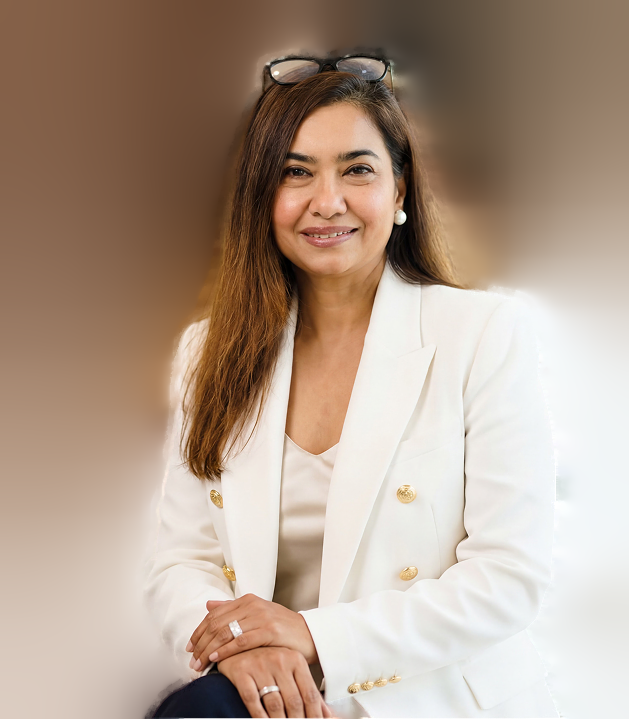
#> input picture mobile/assets/images/dr-ruby-cutout.png, 629 x 719 px
$ python -i face_image_filter.py   (imports and definitions only)
#> lines starting #> are read from the running program, lines starting #| are printed output that depends on the picture
#!/usr/bin/env python3
"""Detect, validate, and crop face portraits for annotator training images."""

from __future__ import annotations

import json
import sys
from pathlib import Path

import cv2
import numpy as np

MIN_FACE_AREA_RATIO = 0.035
MAX_FACE_AREA_RATIO = 0.92
MAX_FACE_CENTER_Y_RATIO = 0.72
MIN_CROPPED_FACE_RATIO = 0.18
PADDING_X = 0.45
PADDING_TOP = 0.55
PADDING_BOTTOM = 0.35


def _load_cascades() -> tuple[cv2.CascadeClassifier, cv2.CascadeClassifier]:
    frontal = cv2.CascadeClassifier(
        cv2.data.haarcascades + "haarcascade_frontalface_default.xml"
    )
    profile = cv2.CascadeClassifier(
        cv2.data.haarcascades + "haarcascade_profileface.xml"
    )
    return frontal, profile


def _detect_faces(gray: np.ndarray, frontal, profile) -> list[tuple[int, int, int, int]]:
    faces: list[tuple[int, int, int, int]] = []
    for cascade in (frontal, profile):
        found = cascade.detectMultiScale(
            gray,
            scaleFactor=1.08,
            minNeighbors=4,
            minSize=(48, 48),
        )
        for x, y, w, h in found:
            faces.append((int(x), int(y), int(w), int(h)))
    if not faces:
        return []
    # Merge overlapping boxes, keep largest regions.
    faces.sort(key=lambda b: b[2] * b[3], reverse=True)
    deduped: list[tuple[int, int, int, int]] = []
    for box in faces:
        x, y, w, h = box
        cx, cy = x + w / 2, y + h / 2
        if any(
            abs(cx - (dx + dw / 2)) < min(w, dw) * 0.35
            and abs(cy - (dy + dh / 2)) < min(h, dh) * 0.35
            for dx, dy, dw, dh in deduped
        ):
            continue
        deduped.append(box)
    return deduped


def _crop_face(img: np.ndarray, face: tuple[int, int, int, int]) -> np.ndarray:
    h, w = img.shape[:2]
    x, y, fw, fh = face
    pad_l = int(fw * PADDING_X)
    pad_r = int(fw * PADDING_X)
    pad_t = int(fh * PADDING_TOP)
    pad_b = int(fh * PADDING_BOTTOM)
    x1 = max(0, x - pad_l)
    y1 = max(0, y - pad_t)
    x2 = min(w, x + fw + pad_r)
    y2 = min(h, y + fh + pad_b)
    return img[y1:y2, x1:x2]


# [49 lines left out: function analyze_face_image, not called in this run]


def crop_face_image(path: Path, out_path: Path) -> dict:
#> called with out_path = 'out.png'
    frontal, profile = _load_cascades()
    img = cv2.imread(str(path))
#> img is the input picture: shape (719, 629, 3); mean B, G, R 140.7, 156.6, 177.2
    if img is None:
        return {"ok": False, "reason": "unreadable"}

    gray = cv2.cvtColor(img, cv2.COLOR_BGR2GRAY)
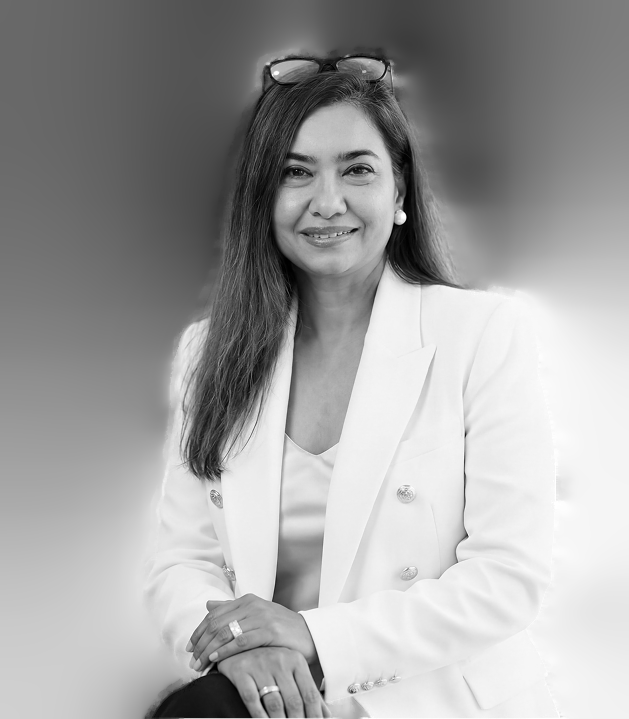
#> gray: shape (719, 629); min 0, max 255, mean 161
    faces = _detect_faces(gray, frontal, profile)
#> the loop in _detect_faces, `for cascade in (frontal, profile):` made 2 passes
#> found on passes 1 to 2: [[249, 108, 164, 164]], [[254, 81, 207, 207]]
#> after the loop in _detect_faces, `for cascade in (frontal, profile):`: faces = [(249, 108, 164, 164), (254, 81, 207, 207)]
#> the loop in _detect_faces, `for box in faces:` made 2 passes
#> (x, y, w, h, cx, cy) on passes 1 to 2: (254, 81, 207, 207, 357.5, 184.5), (249, 108, 164, 164, 331, 190)
#> after the loop in _detect_faces, `for box in faces:`: deduped = [(254, 81, 207, 207)]
#> faces = [(254, 81, 207, 207)]
    if not faces:
        return {"ok": False, "reason": "no_face"}

    cropped = _crop_face(img, faces[0])
#> in _crop_face, `return img[y1:y2, x1:x2]`:
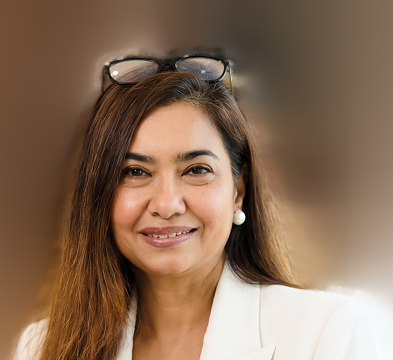
#> returned value: shape (360, 393, 3); mean of channels 0, 1, 2 87.3, 108.7, 136.4; drawn as B, G, R
#> (the run stopped early here; a loop or call above may not have finished)
